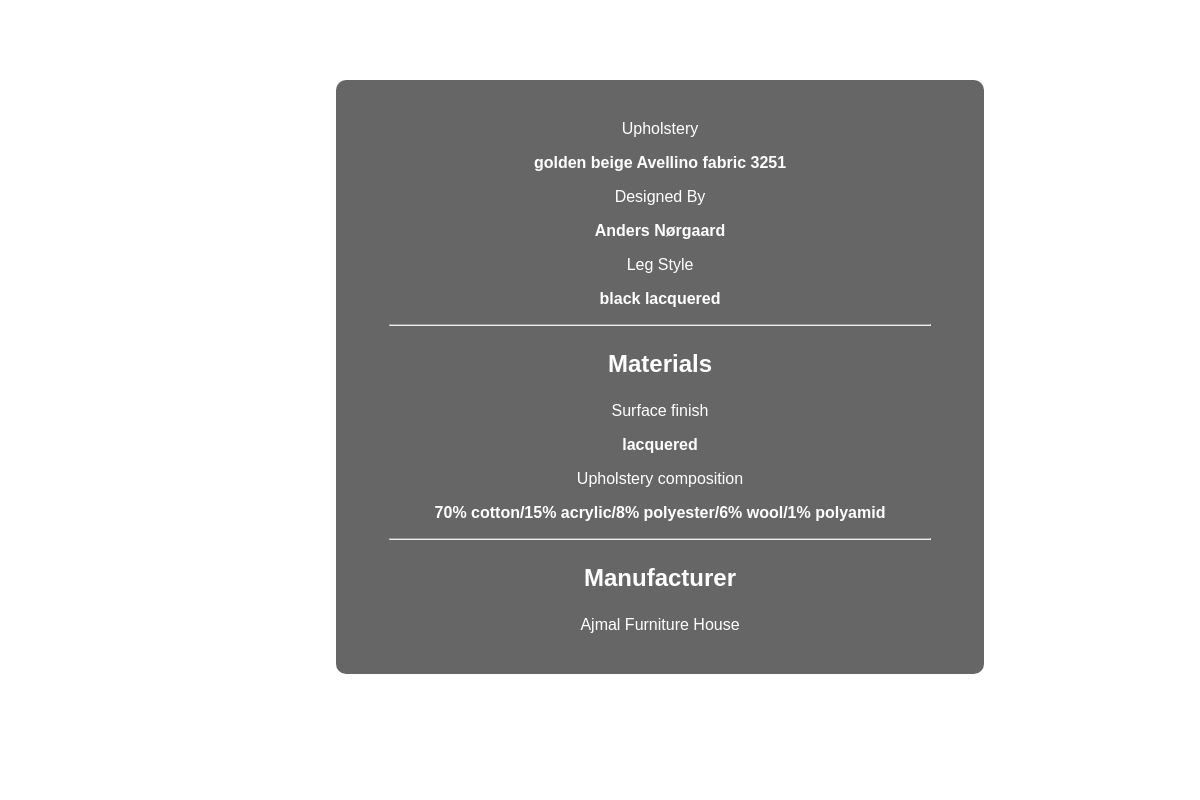
The app's page /HtmlFiles/BellagioPoufProductDetails.php with its own data.
### tables this page shows
CREATE TABLE `bellagioproductdetails` (
  `id` int(11) NOT NULL,
  `Upholstery` varchar(255) DEFAULT NULL,
  `DesignedBy` varchar(255) DEFAULT NULL,
  `LegStyle` varchar(255) DEFAULT NULL,
  `SurfaceFinish` varchar(255) DEFAULT NULL,
  `UpholsteryComposition` varchar(255) DEFAULT NULL,
  `Manufacturer` varchar(255) DEFAULT NULL
);

### PhpFiles/BellagioProductDetails.php (the view)
<?php
function displayBellagioProductDetails($conn) {
    $sql = "SELECT * FROM bellagioproductdetails LIMIT 1";
    $result = mysqli_query($conn, $sql);
    if ($result && mysqli_num_rows($result) > 0) {
        $row = mysqli_fetch_assoc($result);
        echo '<p style="color: white;">Upholstery</p>';
        echo '<strong><p>' . $row["Upholstery"] . '</p></strong>';
        echo '<p style="color: white;">Designed By</p>';
        echo '<strong><p>' . $row["DesignedBy"] . '</p></strong>';
        echo '<p style="color: white;">Leg Style</p>';
        echo '<strong><p>' . $row["LegStyle"] . '</p></strong>';
        echo '<hr style="width: 90%;">';
        echo '<h3 style="font-size: 24px;">Materials</h3>';
        echo '<div>';
        echo '<p style="color: white;">Surface finish</p>';
        echo '<strong><p>' . $row["SurfaceFinish"] . '</p></strong>';
        echo '</div>';
        echo '<div>';
        echo '<p style="color: white;">Upholstery composition</p>';
        echo '<strong><p>' . $row["UpholsteryComposition"] . '</p></strong>';
        echo '</div>';
        echo '<hr style="width: 90%;">';
        echo '<div>';
        echo '<h3 style="font-size: 24px;">Manufacturer</h3>';
        echo '<p style="color: white;">' . $row["Manufacturer"] . '</p>';
        echo '</div>';
    } else {
        echo '<p style="color: white;">No data found.</p>';
    }
}
?>

### HtmlFiles/BellagioPoufProductDetails.php (style rules this page uses)
body { text-align: center; font-family: Arial, sans-serif; color: white; margin: 0; padding: 0; position: relative; overflow: hidden; }

### records on screen
bellagioproductdetails: Upholstery "golden beige Avellino fabric 3251", DesignedBy "Anders Nørgaard", LegStyle "black lacquered", SurfaceFinish "lacquered", UpholsteryComposition "70% cotton/15% acrylic/8% polyester/6% wool/1% polyamid", Manufacturer "Ajmal Furniture House"
